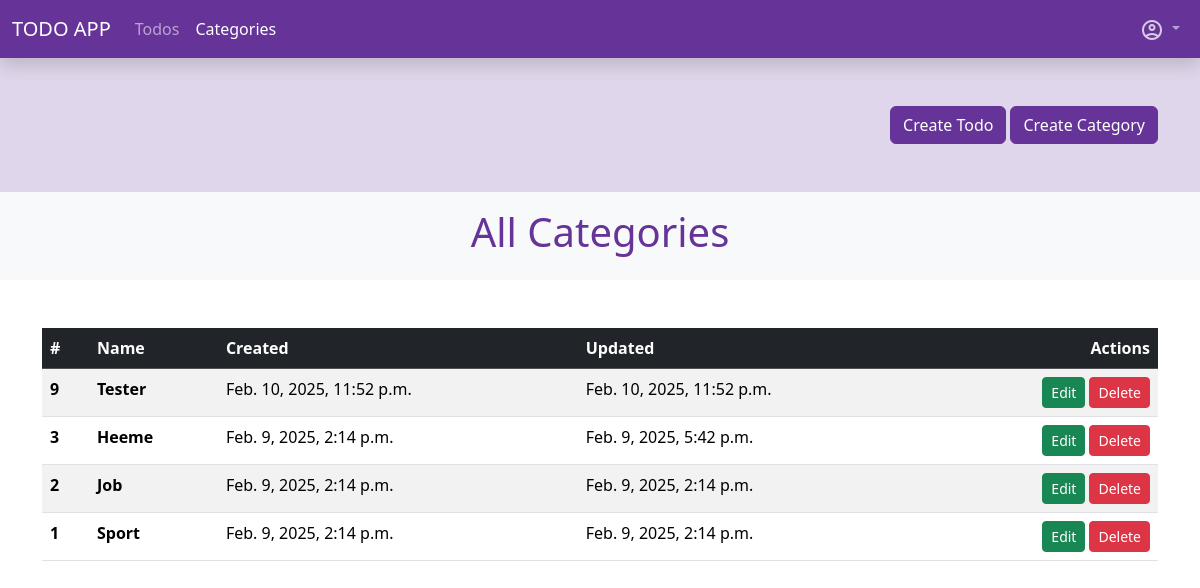
The app's page /app-todos/categories/ (signed in) with its own data.
### todo_app/models.py (models this page shows, shortened)
class Category(models.Model):
    user = models.ForeignKey(User, on_delete=models.CASCADE, verbose_name=_("User"))
    name = models.CharField(max_length=150, verbose_name=_("Name"))
    created = models.DateTimeField(auto_now_add=True, verbose_name=_("Created"))
    updated = models.DateTimeField(auto_now=True, verbose_name=_("Updated"))
    class Meta:
        ordering = [
            "-updated"
        ]
        verbose_name = _("Category")
        verbose_name_plural = _("Categories")

### todo_app/views.py (the view)
# urls.py: path("categories/", views.CategoryListView.as_view(), name="category_index"),
class CategoryListView(LoginRequiredMixin, ListView):
    model = Category
    template_name = "todo_app/category_index.html"
    login_url = reverse_lazy("sevo_user:sign_in")
    def get_queryset(self):
        qs = super().get_queryset()
        qs = qs.filter(user=self.request.user)
        return qs
    def get_context_data(self, **kwargs):
        ctx = super().get_context_data(**kwargs)
        ctx.update({
            "title": _("All Categories")
        })
        return ctx

### todo_app/templatetags/todo_tags.py (called while the page is built)
@register.simple_tag
def active_site(path, name):
    print(path)
    path_splitted = path.split("/")
    print(path_splitted)
    path_compare = path_splitted[2]
    if name in path_compare:
        return "active"

### todo_app/templates/todo_app/category_index.html (shortened to what this page needs)
{% extends "base.html" %}
{% load i18n %}
{% block header %}
    {% include "./partials/_heading.html" with title=title %}
{% endblock %}
{% block content %}
    <div class="table-responsive">
        <table class="table table-striped">
            <thead class="table-dark">
              <tr>
                <th scope="col">#</th>
                <th scope="col">{% trans "Name" %}</th>
                <th class="d-lg-table-cell d-none" scope="col">{% trans "Created" %}</th>
                <th class="d-lg-table-cell d-none" scope="col">{% trans "Updated" %}</th>
                <th class="text-end" scope="col">{% trans "Actions" %}</th>
              </tr>
            </thead>
            <tbody>
                {% for category in category_list %}
                    <tr>
                        <th scope="row">{{ category.id }}</th>
                        <td><strong>{{ category.name }}</strong></td>
                        <td class="d-lg-table-cell d-none" >{{ category.created }}</td>
                        <td class="d-lg-table-cell d-none" >{{ category.updated }}</td>
                        <td>
                            <div class="d-flex gap-1 justify-content-end">
                                <a class="btn btn-success btn-sm" href="{% url "todo_app:category_update" pk=category.pk %}">{% trans "Edit" %}</a>
                                <a class="btn btn-danger btn-sm" href="{% url "todo_app:category_delete" pk=category.pk %}">{% trans "Delete" %}</a>
                            </div>
                        </td>
                    </tr>
                {% endfor %}
            </tbody>
          </table>
    </div>
{% endblock %}

### records on screen
Category: id "9", name "Tester", created "Feb. 10, 2025, 11:52 p.m.", updated "Feb. 10, 2025, 11:52 p.m."
Category: id "3", name "Heeme", created "Feb. 9, 2025, 2:14 p.m.", updated "Feb. 9, 2025, 5:42 p.m."
Category: id "2", name "Job", created "Feb. 9, 2025, 2:14 p.m.", updated "Feb. 9, 2025, 2:14 p.m."
Category: id "1", name "Sport", created "Feb. 9, 2025, 2:14 p.m.", updated "Feb. 9, 2025, 2:14 p.m."

### other values on screen
{{ title }} "All Categories"
